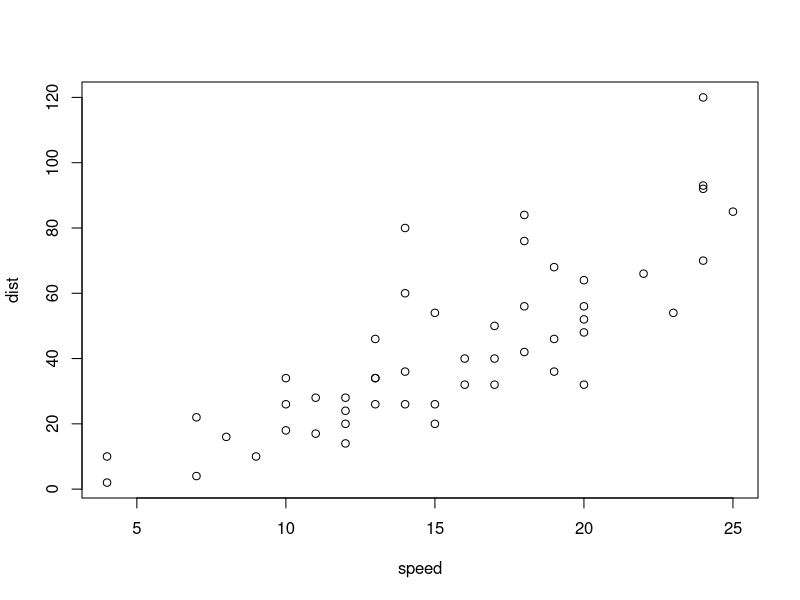
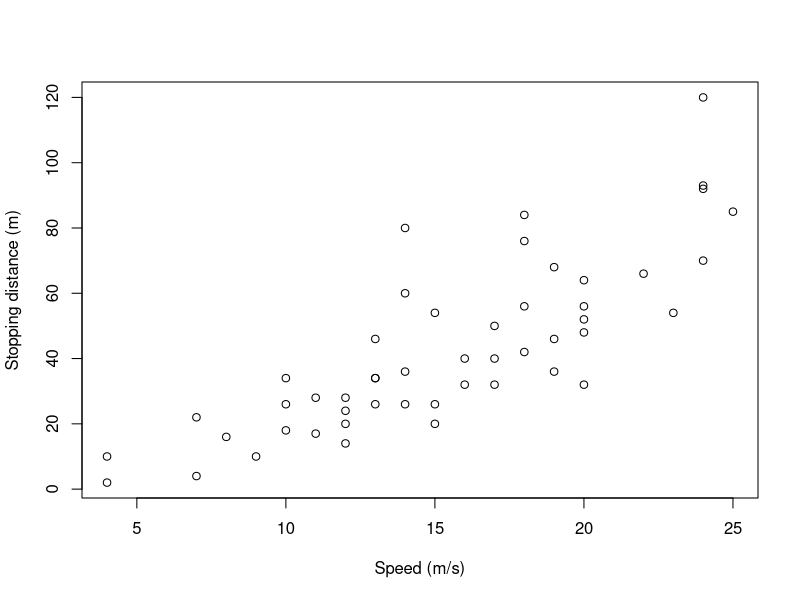

These charts were generated, in order, by the following R code:
## ---- chunk 1
x <- 2 + 2
plot(cars)
## ---- chunk 2
plot(cars, xlab = "Speed (m/s)", ylab = "Stopping distance (m)")
